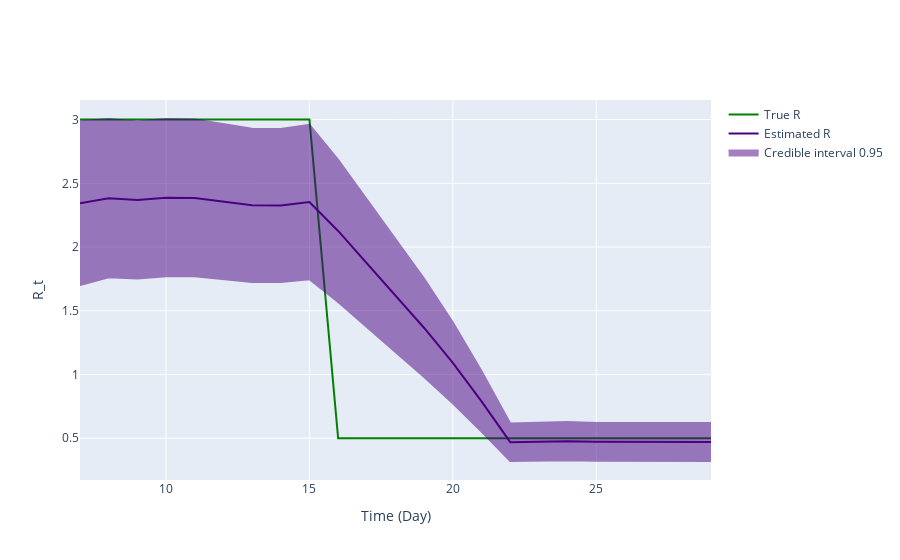

Here is the notebook cell this chart was saved with:
### Code cell
fig = ReproductionNumberPlot()

fig.add_ground_truth_rt(ground_truth)
fig.add_interval_rt(interval2)

fig.update_labels(time_label='Time (Day)', r_label='R_t')

fig.show_figure()

### Figure 1 — Plotly figure (JSON) as saved in the notebook; plotly's stock layout.template omitted (floating-point values rounded to 4 significant figures)
{"data": [{"line": {"color": "green"}, "mode": "lines", "name": "True R", "type": "scatter", "x": [7, 8, 9, 10, 11, 12, 13, 14, 15, 16, 17, 18, 19, 20, 21, 22, 23, 24, 25, 26, 27, 28, 29], "y": [3, 3, 3, 3, 3, 3, 3, 3, 3, 0.5, 0.5, 0.5, 0.5, 0.5, 0.5, 0.5, 0.5, 0.5, 0.5, 0.5, 0.5, 0.5, 0.5]}, {"line": {"color": "indigo"}, "mode": "lines", "name": "Estimated R", "type": "scatter", "x": [7, 8, 9, 10, 11, 12, 13, 14, 15, 16, 17, 18, 19, 20, 21, 22, 23, 24, 25, 26, 27, 28, 29], "y": [2.344, 2.383, 2.369, 2.388, 2.385, 2.357, 2.327, 2.325, 2.353, 2.126, 1.872, 1.62, 1.365, 1.091, 0.7887, 0.4692, 0.4731, 0.477, 0.472, 0.4717, 0.4727, 0.4688, 0.4706]}, {"fill": "toself", "fillcolor": "indigo", "line": {"color": "indigo"}, "mode": "lines", "name": "Credible interval 0.95", "opacity": 0.5, "type": "scatter", "x": [7, 8, 9, 10, 11, 12, 13, 14, 15, 16, 17, 18, 19, 20, 21, 22, 23, 24, 25, 26, 27, 28, 29, 29, 28, 27, 26, 25, 24, 23, 22, 21, 20, 19, 18, 17, 16, 15, 14, 13, 12, 11, 10, 9, 8, 7], "y": [2.988, 3.004, 2.984, 3.004, 3.0, 2.965, 2.928, 2.926, 2.958, 2.684, 2.374, 2.065, 1.75, 1.408, 1.026, 0.6162, 0.6212, 0.6265, 0.6201, 0.6198, 0.6212, 0.6162, 0.6189, 0.3223, 0.3214, 0.3241, 0.3236, 0.3239, 0.3276, 0.325, 0.3222, 0.5515, 0.7737, 0.9797, 1.175, 1.369, 1.569, 1.748, 1.725, 1.726, 1.749, 1.77, 1.771, 1.753, 1.762, 1.701]}], "layout": {"hovermode": "x unified", "xaxis": {"title": {"text": "Time (Day)"}}, "yaxis": {"title": {"text": "R_t"}}}}
